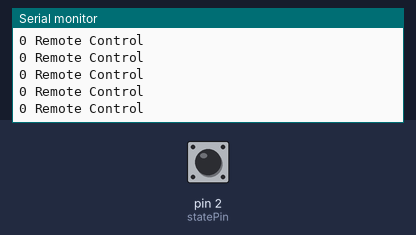
A sketch run on a simulated Arduino Uno, built with avr-gcc and run on an emulated ATmega328P. Shown: the last lines printed to the serial monitor. The inputs (shaded band) are chosen by the test bench; at power-on: pin 2 (statePin) HIGH.

Above: at 1.2 s.
1.3 s: pin 2 (statePin) driven LOW
At 2.2 s:
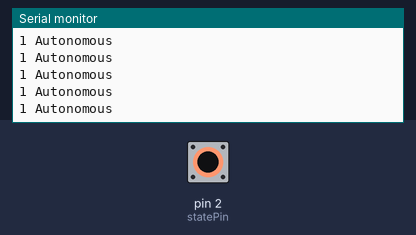
3.2 s: pin 2 (statePin) pulsed HIGH 5 times (0.12 s each, 0.3 s apart)
At 4.3 s:
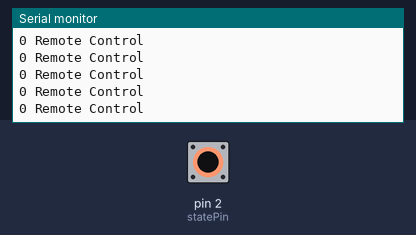

The sketch:

StateChangeInterrupt.ino
```cpp
//state change pin
#define statePin 2

//state variable
bool state = 0; //0 is remote control, 1 is autonomous

//prevTime to prevent button bouncing
unsigned long prevTime = 0;

int transmitData[1];

void setup() {

  Serial.begin(9600);

  pinMode(statePin, INPUT);

  attachInterrupt(digitalPinToInterrupt(statePin), isr_stateChange, FALLING);

}

void loop() {

  transmitData[0]=state;

  if(state==0)
  {
    Serial.print(state); Serial.println(" Remote Control");
  }
  else
  {
    Serial.print(state); Serial.println(" Autonomous");
  }

}


void isr_stateChange()
{
  if(millis()-prevTime>1000) //if more than a second has passed since last state change
  {
    prevTime = millis(); //update previous time
    state = !state; //change state
  }
}
```

Measured:
- after the input at 1.3 s, the serial monitor: prints a new line after 0.09 s (image 1)
